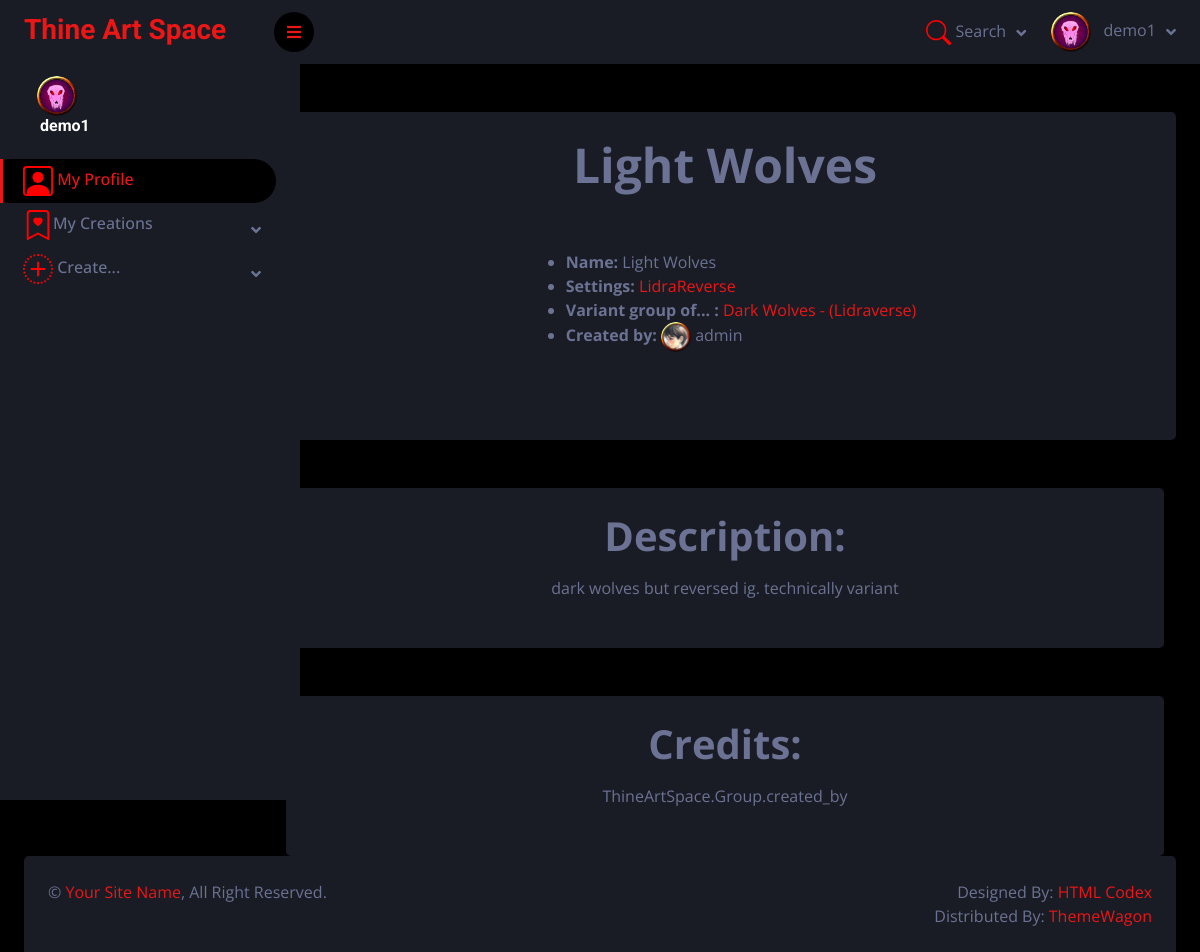
/ThineArtSpace/groups/2 (signed in), run on the app's committed database.
### ThineArtSpace/models.py (models this page shows, shortened)
class Profile(models.Model):
    user = models.OneToOneField(User, on_delete=models.CASCADE)
    photo = models.ImageField(default="profile-pics/default.png", upload_to="profile-pics/")
    class Meta:
        verbose_name="Profile"
        verbose_name_plural="Profiles"

class Group(models.Model):
    name=models.CharField(verbose_name="Name", max_length=100)
    created_by=models.ForeignKey(to=User, on_delete=models.SET_NULL, null=True, blank=True, related_name="creator_groups")
    setting=models.ForeignKey(to=Setting, on_delete=models.SET_NULL, null=True, blank=True, related_name="setting_groups")
    description=models.TextField(verbose_name="Description")
    TAG_CHOICES = [
        ('canon', 'Canon'),
        ('fanon', 'Fanon'),
    ]
    setting_relation_tag=models.CharField(max_length=5, choices=TAG_CHOICES, default='fanon')
    parent_group=models.ForeignKey(to='self', on_delete=models.SET_NULL, null=True, blank=True, related_name="sub_groups")
    variant_of_group=models.ForeignKey(to='self', on_delete=models.SET_NULL, null=True, blank=True, related_name="variants")
    group_credit = models.TextField(verbose_name="Credit", null=True, blank=True)
    image = models.ImageField(verbose_name="Image", upload_to='groups', null=True, blank=True)
    class Meta:
        constraints=[
            models.UniqueConstraint(fields=['name', 'setting'], name='unique_group_name_setting')
        ]
        verbose_name="Group"
        verbose_name_plural="Groups"
    def __str__(self):
        if self.setting != 'null' and self.setting != 'None' and self.setting != 'blank':
            return f"{self.name} - ({self.setting.name})"
        else:
            return f'{self.name}'

class Setting(models.Model):
    name=models.CharField(verbose_name="Name", max_length=200)
    created_by = models.ForeignKey(to=User, on_delete=models.SET_NULL, null=True, blank=True, related_name="creator_settings")
    description=models.TextField(verbose_name="Description")
    parent_setting=models.ForeignKey(to='self', on_delete=models.SET_NULL, null=True, blank=True, related_name="sub_settings")
    variant_of_setting = models.ForeignKey(to='self', on_delete=models.SET_NULL, null=True, blank=True, related_name="variants")
    sett_credit = models.TextField(verbose_name="Credit", null=True, blank=True)
    class Meta:
        constraints=[
            models.UniqueConstraint(fields=['name'], name='unique_setting_name')
        ]
        verbose_name="Setting"
        verbose_name_plural="Settings"
    def __str__(self):
        return f"{self.name}"

### ThineArtSpace/views.py (the view)
# urls.py: path('groups/<int:pk>', GroupDetailView.as_view(), name='group'),
class GroupDetailView(generic.DetailView):
    model = Group
    template_name = "group.html"
    context_object_name = "group"

### ThineArtSpace/templates/group.html (shortened to what this page needs)
{% extends "base.html" %}
{% block "content" %}
<div class="display-5 pb-5">{{ group.name }}</div>
<ul class="pt-2">
    <li><strong>Name: </strong>{{ group.name }}</li>
    <li><strong>Settings: </strong><a href="{% url 'setting' group.setting.pk %}">{{ group.setting }}</a></li>
    {% if group.variant_of_group %}
    <li><strong>Variant group of... : </strong><a href="{% url 'group' group.variant_of_group.pk %}">{{ group.variant_of_group }}</a></li>
    {% endif %}
    <li>
        <strong>Created by:</strong>
        <img class="rounded-circle account-img" style="width: 30px" src="{{ group.created_by.profile.photo.url }}" alt="">
         {{ group.created_by }}
    </li>
</ul>
<br>
{% endblock %}
{% block "content2" %}
<div class="container-fluid pt-4 px-4">
                <div class="row g-4">
                    <div class="col-sm-12">
                        <div class="bg-secondary rounded p-4">
                            <div class="d-flex flex-column align-items-center justify-content-between mb-4">
                                <div class="display-6 pb-3">Description:</div>
                                {{ group.description }}
                            </div>
                        </div>
                    </div>
                </div>
</div>
{% endblock %}
{% block "content3" %}
<div class="container-fluid pt-4 px-4">
                <div class="row g-4">
                    <div class="col-sm-12">
                        <div class="bg-secondary rounded p-4">
                            <div class="d-flex flex-column align-items-center justify-content-between mb-4">
                                <div class="display-6 pb-3">Credits:</div>
                                {{ group.group_credit }}
                            </div>
                        </div>
                    </div>
                </div>
</div>
{% endblock %}

### ThineArtSpace/templates/base.html (shortened to what this page needs)
<!DOCTYPE html>
<html lang="en">
{% load static %}
<head>
    <link href="https://cdnjs.cloudflare.com/ajax/libs/font-awesome/5.10.0/css/all.min.css" rel="stylesheet">
    <link href="https://cdn.jsdelivr.net/npm/bootstrap-icons@1.4.1/font/bootstrap-icons.css" rel="stylesheet">
    <link href="{% static '/css/owl.carousel.min.css' %}" rel="stylesheet">
    <link href="{% static '/css/tempusdominus-bootstrap-4.min.css' %}" rel="stylesheet" />
    <link href="{% static '/css/bootstrap.min.css' %}" rel="stylesheet">
    <link href="{% static '/css/style.css' %}" rel="stylesheet">
</head>
<body class="body-for-sticky">
{% if user.is_authenticated %}
        <div class="sidebar pe-4 pb-3">
            <nav class="navbar bg-secondary navbar-dark">
                <a href="{% url 'index' %}" class="navbar-brand mx-4 mb-3">
                    <h3 class="text-primary">Thine Art Space</h3>
                </a>
                <div class="d-flex align-items-center ms-4 mb-4">
                    <div class="position-relative">
                        <img class="rounded-circle" src="{{ user.profile.photo.url }}" alt="" style="width: 40px; height: 40px;">
                    </div>
                    <div class="ms-3">
                        <h6 class="mb-0">{{ user.get_username }}</h6>
                    </div>
                </div>
                <div class="navbar-nav w-100">
                    <a href="{% url 'profile' %}" class="nav-item nav-link active">
                        My Profile</a>
                    <div class="nav-item dropdown">
                        <a href="" class="nav-link dropdown-toggle" data-bs-toggle="dropdown">
                            My Creations</a>
                    </div>
                    <div class="nav-item dropdown">
                        <a href="#" class="nav-link dropdown-toggle" data-bs-toggle="dropdown">
                            Create...</a>
                    </div>
                </div>
            </nav>
        </div>
        {% endif %}
        <div class="content">
            <nav class="navbar navbar-expand bg-secondary navbar-dark sticky-top px-4 py-0">
                <a href="#" class="sidebar-toggler flex-shrink-0">
                    <i class="fa fa-bars"></i>
                </a>
                <div class="navbar-nav align-items-center ms-auto">
                    <div class="nav-item dropdown">
                        <a href="#" class="nav-link dropdown-toggle" data-bs-toggle="dropdown">
                            <svg xmlns="http://www.w3.org/2000/svg" width="25" height="25" fill="red"
                                 class="bi bi-search" viewBox="0 0 16 16">
                                <path d="M11.742 10.344a6.5 6.5 0 1 0-1.397 1.398h-.001q.044.06.098.115l3.85 3.85a1 1 0 0 0 1.415-1.414l-3.85-3.85a1 1 0 0 0-.115-.1zM12 6.5a5.5 5.5 0 1 1-11 0 5.5 5.5 0 0 1 11 0"/>
                            </svg>
                            <span class="d-none d-lg-inline-flex">Search</span>
                        </a>
                    </div>
                    {% if user.is_authenticated %}
                    <div class="nav-item dropdown">
                        <a href="" class="nav-link dropdown-toggle" data-bs-toggle="dropdown">
                            <img class="rounded-circle me-lg-2" src="{{ user.profile.photo.url }}" alt="" style="width: 40px; height: 40px;">
                            <span class="d-lg-inline-flex">{{ user.get_username }}</span>
                        </a>
                    </div>
                    {% endif %}
                </div>
            </nav>
            <div class="container-fluid pt-4 px-4">
                <div class="row g-4">
                    <div class="col-sm-12">
                        <div class="bg-secondary rounded p-4">
                            <div class="d-flex flex-column align-items-center justify-content-between mb-4">
                                {% block "content" %}{% endblock %}
                            </div>
                        </div>
                    </div>
                    {% block "content2" %} {% endblock %}
                    {% block "content3" %} {% endblock %}
            </div>
    </div>
<div class="footer sticky-footer container-fluid pt-4 px-4">
                <div class="bg-secondary rounded-top p-4">
                    <div class="row">
                        <div class="col-12 col-sm-6 text-center text-sm-start">
                            &copy; <a href="#">Your Site Name</a>, All Right Reserved.
                        </div>
                        <div class="col-12 col-sm-6 text-center text-sm-end">
                            Designed By: <a href="https://htmlcodex.com">HTML Codex</a>
                            <br>Distributed By: <a href="https://themewagon.com" target="_blank">ThemeWagon</a>
                        </div>
                    </div>
                </div>
            </div>
        </div>
</body>
</html>

### ThineArtSpace/static/css/style.css (style rules this page uses)
:root { --primary: #EB1616; --secondary: #191C24; --light: #6C7293; --dark: #000000; }
.sidebar { position: fixed; top: 0; left: 0; bottom: 0; width: 300px; height: 100vh; overflow-y: auto; background: var(--secondary); transition: 0.5s; z-index: 999; }
.content { margin-left: 250px; min-height: 100vh; background: var(--dark); transition: 0.5s; }
@media (min-width: 992px) { .sidebar { margin-left: 0; } }
@media (min-width: 992px) { .content { width: calc(100% - 250px); } }
.flex-column { display: flex; flex-direction: column; }
.sidebar .navbar .navbar-nav .nav-link { padding: 7px 20px; color: var(--light); font-weight: 500; border-left: 3px solid var(--secondary); border-radius: 0 30px 30px 0; outline: none; }
.sidebar .navbar .navbar-nav .nav-link:hover, .sidebar .navbar .navbar-nav .nav-link.active { color: var(--primary); background: var(--dark); border-color: var(--primary); }
.sidebar .navbar .dropdown-toggle::after { position: absolute; top: 15px; right: 15px; border: none; content: "\f107"; font-family: "Font Awesome 5 Free"; font-weight: 900; transition: .5s; }
.content .navbar .navbar-nav .nav-link { margin-left: 25px; padding: 12px 0; color: var(--light); outline: none; }
.content .navbar .sidebar-toggler, .content .navbar .navbar-nav .nav-link i { width: 40px; height: 40px; display: inline-flex; align-items: center; justify-content: center; background: var(--dark); border-radius: 40px; }
.content .navbar .dropdown-toggle::after { margin-left: 6px; vertical-align: middle; border: none; content: "\f107"; font-family: "Font Awesome 5 Free"; font-weight: 900; transition: .5s; }
html { height: 100%; box-sizing: border-box; }
*, *:before, *:after { box-sizing: inherit; }
.body-for-sticky { position: relative; min-height: 100%; padding-bottom: 6rem; }
.sticky-footer { position: absolute; bottom: 0; }

### ThineArtSpace/templates/base.html (style rules this page uses)
.footer { left: 0; bottom: 0; width: 100%; }

### data on the page
Group: name "Light Wolves", setting "LidraReverse", variant_of_group "Dark Wolves - (Lidraverse)", created_by.profile.photo (picture), created_by "admin", description "dark wolves but reversed ig. technically variant", group_credit "ThineArtSpace.Group.created_by"

### other printed values
{{ user.get_username }} "demo1"
